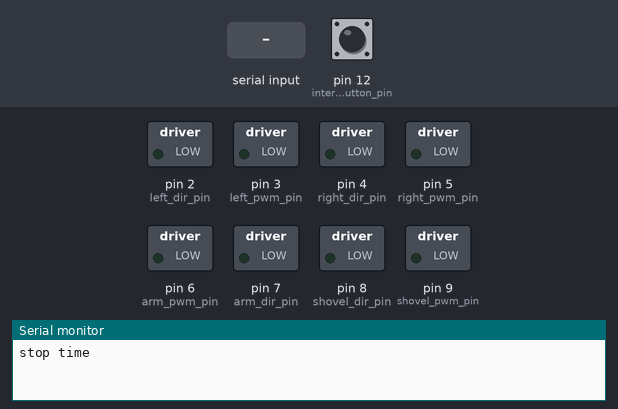
A sketch run on a simulated Arduino Uno, built with avr-gcc and run on an emulated ATmega328P. Shown: switched loads named in the sketch (green lamp = pin HIGH), the last lines printed to the serial monitor. Inputs (shaded band) come from the test bench; at power-on: pin 12 (interrupt_button_pin) LOW.

Above: at 1.2 s.
1.3 s: "90 45\n" received over Serial
At 1.7 s:
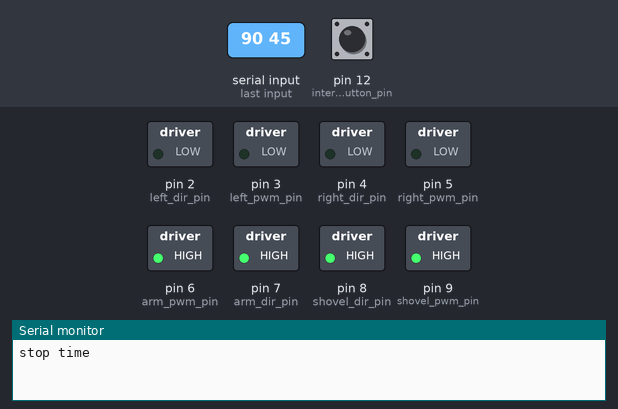
3.8 s: "30 150\n" received over Serial
At 4.6 s:
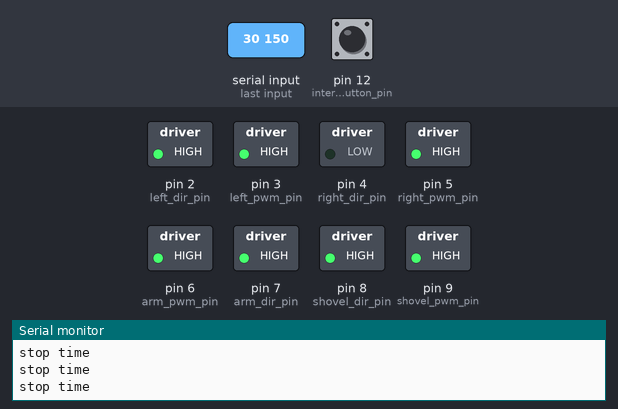
Timing chart, 0 to 6.8 s (numbered marks = the images above; inputs shaded):
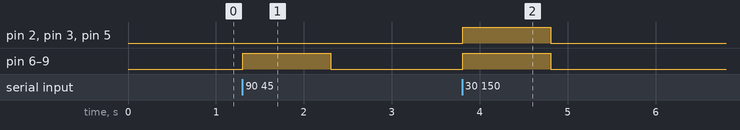

Measured:
- after the input at 1.3 s, pin 6 (arm_pwm_pin), pin 7 (arm_dir_pin), pin 8 (shovel_dir_pin), pin 9 (shovel_pwm_pin): LOW → HIGH at once, → LOW 1.0 s later
- after the input at 3.8 s, pin 2 (left_dir_pin), pin 3 (left_pwm_pin), pin 5 (right_pwm_pin), pin 6 (arm_pwm_pin), pin 7 (arm_dir_pin), pin 8 (shovel_dir_pin), pin 9 (shovel_pwm_pin): LOW → HIGH at once, → LOW 1.0 s later

The sketch:

rover-sketch.ino
```cpp
const int left_dir_pin = 2;
const int left_pwm_pin = 3;
const int right_dir_pin = 4;
const int right_pwm_pin = 5;
const int arm_dir_pin = 7;
const int arm_pwm_pin = 6;
const int shovel_dir_pin = 8;
const int shovel_pwm_pin = 9;
const int interrupt_button_pin = 12;

unsigned long last_update_time = 0.0;
unsigned long interrupt_button_vibration_time = 100.0;
unsigned long interrupt_time = 0.0;
bool waiting_for_interrupt = false;
unsigned long stop_time = 1000.0;

int combinations[9][2] = {
  { 1,  1},
  { 1,  0},
  { 1, -1},
  { -1,  0},
  { -1, -1},
  { 0, -1},
  { -1,  1},
  { 0,  1},
  { 0,  0}
};

void arm_low() {
  digitalWrite(arm_dir_pin, LOW);
  digitalWrite(arm_pwm_pin, LOW);
}

void all_low() {
  digitalWrite(left_dir_pin, LOW);
  digitalWrite(left_pwm_pin, LOW);
  digitalWrite(right_dir_pin, LOW);
  digitalWrite(right_pwm_pin, LOW);
  arm_low();
  digitalWrite(shovel_dir_pin, LOW);
  digitalWrite(shovel_pwm_pin, LOW);
}

void setup() {
  pinMode(left_dir_pin, OUTPUT);
  pinMode(left_pwm_pin, OUTPUT);
  pinMode(right_dir_pin, OUTPUT);
  pinMode(right_pwm_pin, OUTPUT);
  pinMode(arm_dir_pin, OUTPUT);
  pinMode(arm_pwm_pin, OUTPUT);
  pinMode(shovel_dir_pin, OUTPUT);
  pinMode(shovel_pwm_pin, OUTPUT);
  pinMode(interrupt_button_pin, INPUT);
  all_low();
  Serial.begin(9600);
}

void write_motor(int dir_pin, int pwm_pin, int throttle) {
  if (throttle == 0) {
    digitalWrite(pwm_pin, LOW);
  }
  else {
    digitalWrite(pwm_pin, HIGH);
    if (throttle > 0) {
      digitalWrite(dir_pin, HIGH);
    }
    else {
      digitalWrite(dir_pin, LOW);
    }
  }
}

void write_motors(int l, int r) {
  write_motor(left_dir_pin, left_pwm_pin, l);
  write_motor(right_dir_pin, right_pwm_pin, r);
}

void write_arm(int arm, int shovel) {
  write_motor(arm_dir_pin, arm_pwm_pin, arm);
  write_motor(shovel_dir_pin, shovel_pwm_pin, shovel);
}

void loop() {
  if (millis() - last_update_time > stop_time) {
    all_low();
    last_update_time = millis();
    Serial.println("stop time");
  }
  if (digitalRead(interrupt_button_pin) == HIGH) {
    if (!waiting_for_interrupt) {
      waiting_for_interrupt = true;
      interrupt_time = millis();
    }
    else {
      if (millis() - interrupt_time > interrupt_button_vibration_time) {
        arm_low();
        Serial.println("interrupt button");
      }
    }
  }
  while (Serial.available() > 0) {
    String rx = Serial.readStringUntil('\n');
    if (rx.length() != 2 && !(rx.length() == 3 || rx.charAt(2) == ' ')) {
      break;
    }
    if (!(isDigit(rx.charAt(0)))) {
      break;
    }
    if (!(isDigit(rx.charAt(1)))) {
      break;
    }
    int code = rx.toInt();
    if (code <= 0 || code > 99) {
      break;
    }
    if (code == 99) {
      waiting_for_interrupt = false;
    }
    int arm = code % 10;
    code = code - arm;
    code = code / 10;
    int dir = code;
    write_motors(combinations[dir - 1][0], combinations[dir - 1][1]);
    write_arm(combinations[arm - 1][0], combinations[arm - 1][1]);
    last_update_time = millis();
  }
}
```
